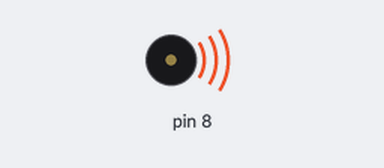
This sketch was run on a simulated Arduino Uno, built with avr-gcc and run on an emulated ATmega328P. Parts: buzzer (waves = sounding).

Above: at 0.3 s.
Timing chart, 0 to 9.0 s (numbered marks = the images above):
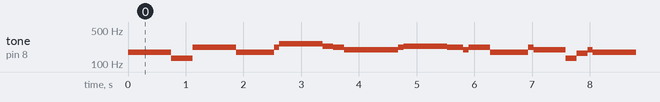

The sketch:

projeto12-melodia_sonorizador_piezo.ino
```cpp
#define NOTE_C3  131
#define NOTE_CS3 139
#define NOTE_D3  147
#define NOTE_DS3 156
#define NOTE_E3  165
#define NOTE_F3  175
#define NOTE_FS3 185
#define NOTE_G3  196
#define NOTE_GS3 208
#define NOTE_A3  220
#define NOTE_AS3 233
#define NOTE_B3  247
#define NOTE_C4  262
#define NOTE_CS4 277
#define NOTE_D4  294
#define NOTE_DS4 311
#define NOTE_E4  330
#define NOTE_F4  349
#define NOTE_FS4 370
#define NOTE_G4  392
#define NOTE_GS4 415
#define NOTE_A4  440
#define NOTE_AS4 466
#define NOTE_B4  494

#define WHOLE 1
#define HALF 0.5
#define QUARTER 0.25
#define EIGHTH 0.125
#define SIXTEENTH 0.0625

int tom[] = {
  NOTE_F3, NOTE_F3, NOTE_F3, NOTE_C3, NOTE_A3,NOTE_A3,NOTE_A3,NOTE_F3, NOTE_F3, NOTE_A3, NOTE_C4, NOTE_C4, NOTE_AS3, NOTE_A3, NOTE_G3, NOTE_G3, NOTE_A3, NOTE_AS3, NOTE_AS3, NOTE_A3, NOTE_G3, NOTE_A3, NOTE_F3, NOTE_F3, NOTE_A3, NOTE_G3, NOTE_C3, NOTE_E3, NOTE_G3, NOTE_F3};

float duracao[] = {EIGHTH+SIXTEENTH, SIXTEENTH, QUARTER, QUARTER, EIGHTH+SIXTEENTH, SIXTEENTH, QUARTER, QUARTER, EIGHTH+SIXTEENTH, SIXTEENTH, QUARTER+EIGHTH, EIGHTH, EIGHTH, EIGHTH, HALF, EIGHTH, SIXTEENTH, QUARTER, QUARTER, EIGHTH+SIXTEENTH, SIXTEENTH, QUARTER, QUARTER, EIGHTH+SIXTEENTH, SIXTEENTH, QUARTER+EIGHTH, EIGHTH, EIGHTH, SIXTEENTH, HALF};

int largura;


void setup() {
     pinMode(8, OUTPUT);
     largura = sizeof(tom) / sizeof(tom[0]);
}

void loop() {
     for (int x=0; x<largura; x++) {
          tone(8, tom[x]);
          delay(1500 * duracao[x]);
          noTone(8);
     }
     delay(5000);
}
```

Measured:
- by itself, tone on pin 8: plays 175 Hz for 0.75 s, 131 Hz for 0.38 s, 220 Hz for 0.75 s, 175 Hz for 0.66 s, 220 Hz for 0.09 s, 262 Hz for 0.75 s … (201 notes in this stretch)
